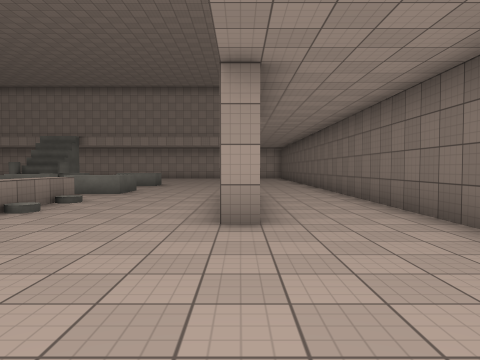
[1] (above)

21 first-person views from a walk through a 3-D level made in the Unity game engine. The camera is 1.4 m above the floor, tilts 2° down and sees 70° across. The floor is counted in squares, 2 m on a side. Each view is taken from the middle of a square. On the plan, view 1 faces up. The plan holds only what a view shows up to about 11 squares ahead; the rest is blank. The place goes on beyond the plan. The player is left out. Surface patterns are stand-ins for the level's own textures.

[2]
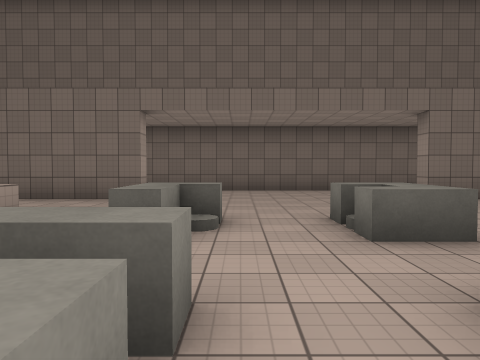

[3]
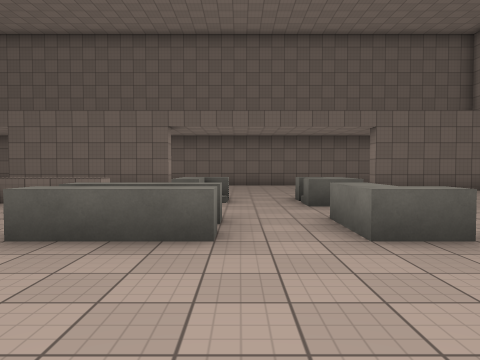

[4]
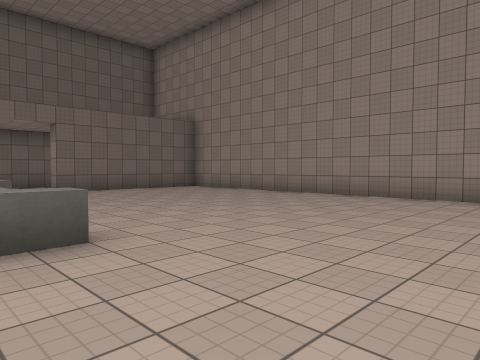

[5]
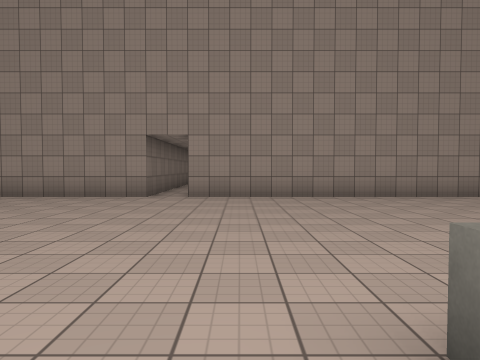

[6]
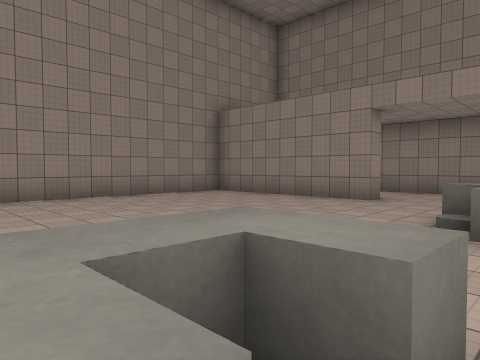

[7]
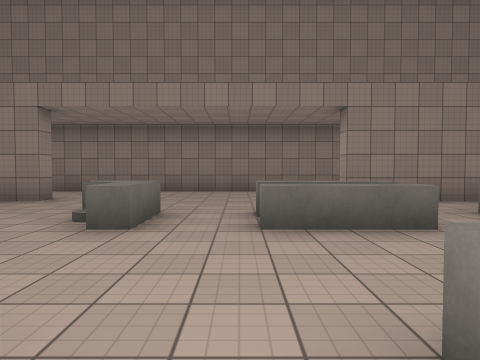

[8]
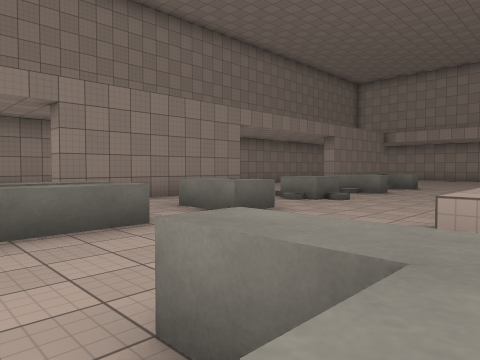

[9]
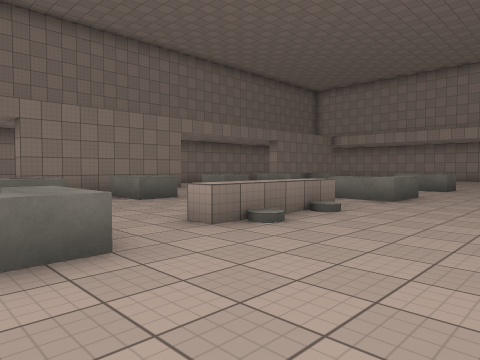

[10]
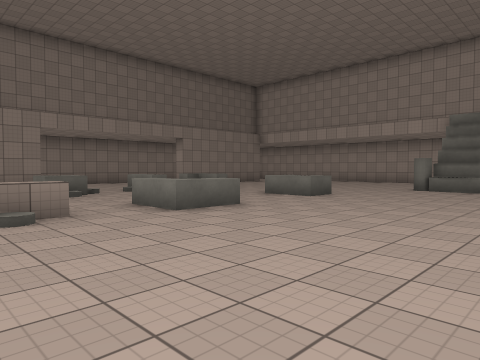

[11]
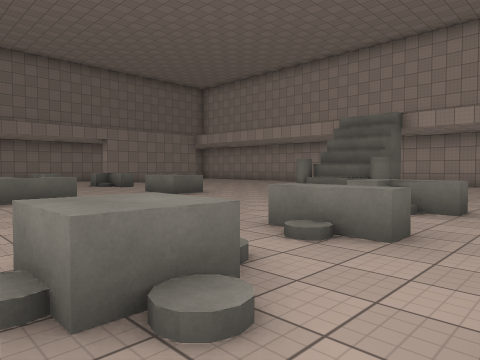

[12]
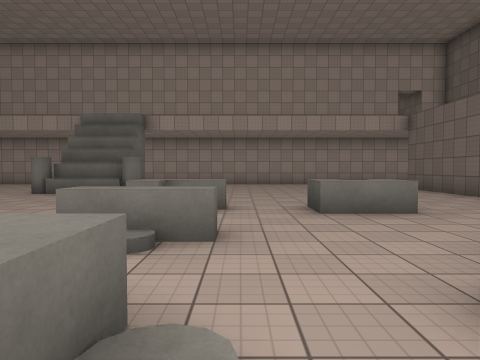

[13]
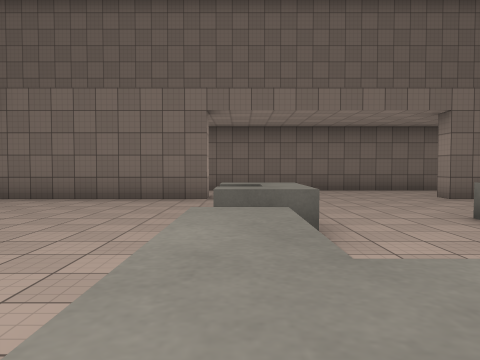

[14]
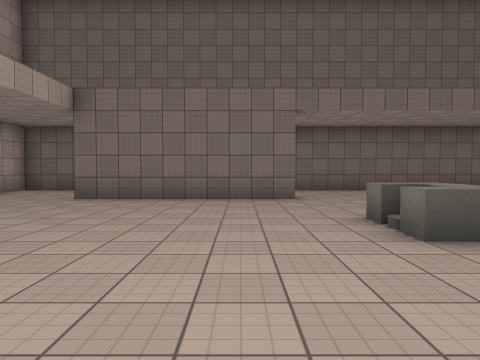

[15]
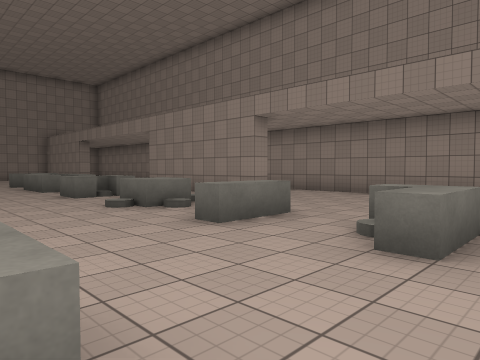

[16]
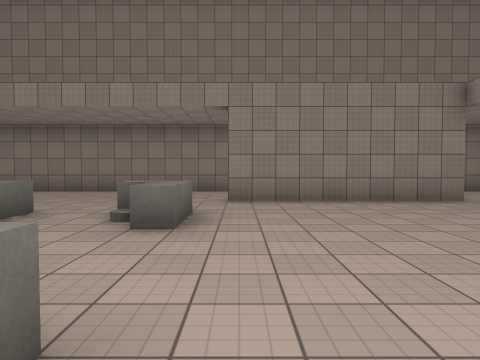

[17]
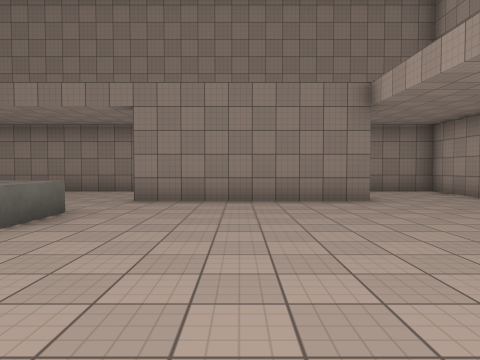

[18]
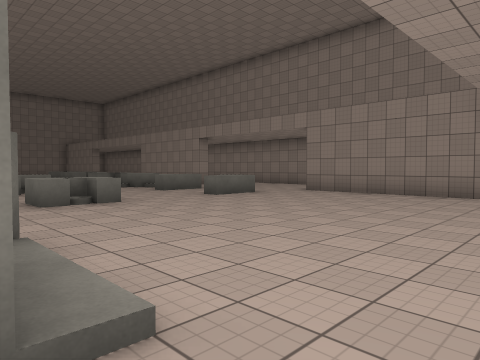

[19]
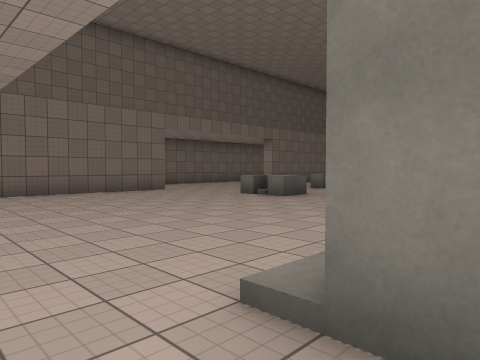

[20]
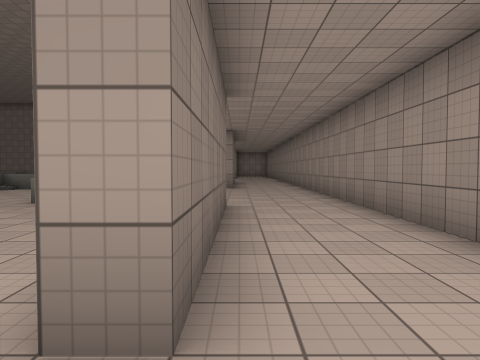

[21]
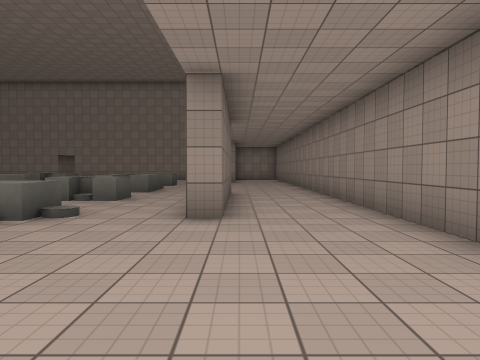

### Floor plan
Key: @ floor where view 1 was taken; # wall or solid block; . main floor; : floor 0.25 m higher than the main floor; / step, stairs or slope; ^ raised ledge.
Columns run from 24 left of view 1 to 3 right of it. Each row starts with its distance up from view 1.
 21 #......   ........     ....#
 20   ............ /..........
 19  ..#.........##/........#
 18 #..#.........###........#
 17 #..#........... ........#
 16 #..#........... ........#
 15 #..#...........  .......#. #
 14 #.....^^..^^.....^..:......#
 13 #..........................#
 12 #.....^....................#
 11 #................/.........#
 10 #.........^^...../..:......#
  9 #..#..^^......../^/.....#..#
  8 #..#............./......#..#
  7 #..#......^/.....   ^...#..#
  6 #..#..^^..^/..... ..^...#..#
  5 #..# .....^/...  .. ^...#..#
  4 #... .^^........^^   ......#
  3 #... .^^..^^....^^..^......#
  2 #..........................#
  1 #.....^....................#
  0 #.....^...^^.....:..^ ..@..#
 -1 #.......   ..........     .#
 -2 #.......  .............    #
 -3 #..#....................#  #
 -4 #  #....................#  #
 -5    #................... #
 -6    #..................  #
 -7    #.................
 -8    ###########.######
 -9               .#

Where each view was taken, in squares from view 1:
view 1: 0 up, 0 right, facing up
view 2: 2 up, 8 left, facing right
view 3: 2 up, 11 left, facing right
view 4: 1 up, 11 left, facing down-right
view 5: 1 up, 12 left, facing down
view 6: 1 up, 13 left, facing down-left
view 7: 2 up, 13 left, facing left
view 8: 2 up, 13 left, facing up-left
view 9: 2 up, 10 left, facing up-left
view 10: 6 up, 8 left, facing up-left
view 11: 8 up, 5 left, facing up-left
view 12: 8 up, 6 left, facing up
view 13: 14 up, 8 left, facing right
view 14: 16 up, 8 left, facing right
view 15: 15 up, 14 left, facing down-left
view 16: 15 up, 13 left, facing left
view 17: 17 up, 13 left, facing left
view 18: 21 up, 11 left, facing down-left
view 19: 21 up, 10 left, facing down-right
view 20: 21 up, 21 left, facing down
view 21: 14 up, 21 left, facing down
